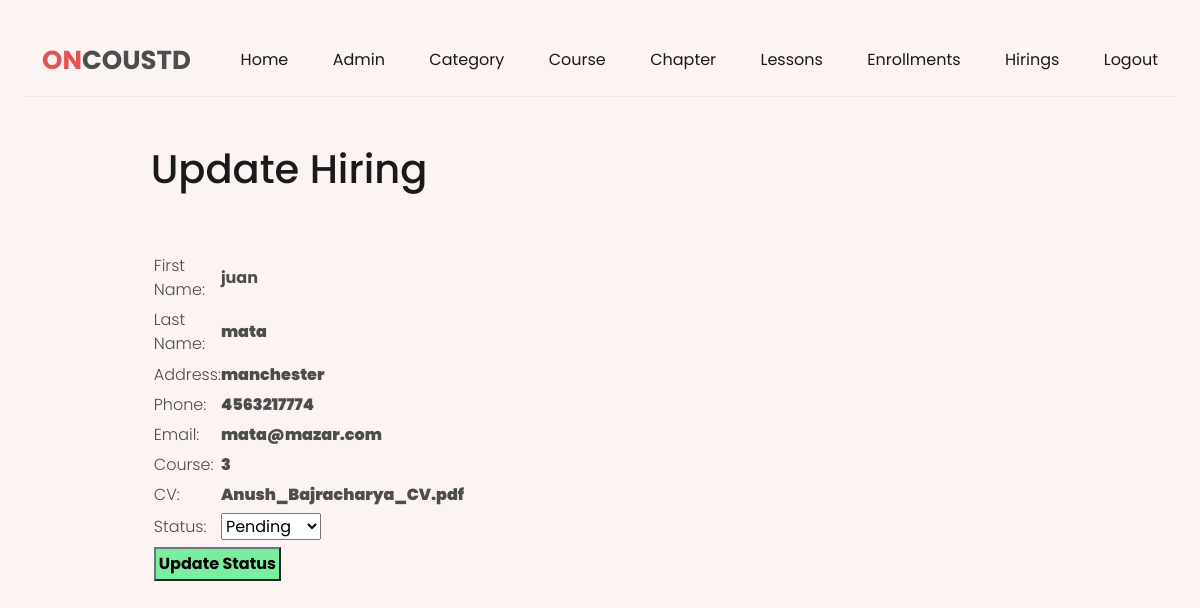
Screenshot of /admin/update-hire.php?id=1 (signed in) with the database file from the repository.
### tables this page shows
CREATE TABLE `tbl_instructor_enroll` (
  `id` int(11) NOT NULL,
  `first_name` varchar(200) NOT NULL,
  `last_name` varchar(200) NOT NULL,
  `address` varchar(200) NOT NULL,
  `phone` varchar(200) NOT NULL,
  `email` varchar(200) NOT NULL,
  `course` varchar(200) NOT NULL,
  `course_id` int(11) DEFAULT NULL,
  `cv` varchar(200) NOT NULL,
  `status` varchar(200) NOT NULL
);

### admin/update-hire.php (the view, shortened to what this page needs)
<?php include('admin-partials/header.php'); ?>
<div class="main-content">
	<div class="wrapper">
		<h1>Update Hiring</h1>
		<br>
		<br>
        <?php
        if (isset($_GET['id']))
         {
        	$id=$_GET['id'];
        	$sql="SELECT * FROM tbl_instructor_enroll WHERE id=$id";
        	$res=mysqli_query($conn,$sql);
        	$count=mysqli_num_rows($res);
        	if($count==1)
        	{
        		$row=mysqli_fetch_assoc($res);
        		$first_name = $row['first_name'];
                $last_name = $row['last_name'];
        		$address=$row['address'];
        		$phone=$row['phone'];
                $email=$row['email'];
        		$course=$row['course'];
                $cv = $row['cv'];
        		$status=$row['status'];
        	}
        	else
        	{
        		header('location:'.SITEURL.'admin/manage-hire.php');
        	}
        }
        else
        {
        	header('location:'.SITEURL.'admin/manage-hire.php');
        }
        ?>
		<form action="" method="POST">
			<table class="tbl-30">
				<tr>
					<td>First Name:</td>
					<td class="fw-bold"><?php echo $first_name; ?></td>
				</tr>
                <tr>
					<td>Last Name:</td>
					<td class="fw-bold"><b><?php echo $last_name; ?></b></td>
				</tr>
                <tr>
					<td>Address:</td>
					<td class="fw-bold"><b><?php echo $address; ?></b></td>
				</tr>
                <tr>
					<td>Phone:</td>
					<td class="fw-bold"><b><?php echo $phone; ?></b></td>
				</tr>
                <tr>
					<td>Email:</td>
					<td class="fw-bold"><b><?php echo $email; ?></b></td>
				</tr>
                <tr>
					<td>Course:</td>
					<td class="fw-bold"><b><?php echo $course; ?></b></td>
				</tr>
                <tr>
					<td>CV:</td>
					<td class="fw-bold"><b><?php echo $cv; ?></b></td>
				</tr>
				<tr>
					<td>Status:</td>
					<td>
						<select name="status">
							<option <?php if ($status=="Pending")
							{
								echo "selected";
							} ?> value="Pending">Pending</option>
						</select>
					</td>
				</tr>
				<tr>
					<td colspan="2">
						<input type="submit" name="submit" value="Update Status" class="btn-secondary">
					</td>
				</tr>
			</table>
		</form>
	</div>
</div>

### css/admin.css (style rules this page uses)
:root { --orange: hsl(36, 80%, 50%); --white: hsl(0, 0%, 100%); --WHITE: hsl(0, 0%, 100%); --BLACK: hsl(0, 0%, 0%); --black-90: hsl(0, 0%, 10%); --black-70: hsl(0, 0%, 30%); --black-alpha-40: hsl(0, 0%, 0%, 0.4); --yellow-light: hsl(44, 95%, 83%); --green-light: hsl(158, 68%, 75%); --red-light: hsl(0, 84%, 80%); --orange-light: hsl(22, 85%, 80%); --select-box-bg-color: hsl(0, 0%, 100%); --border-color-1: hsl(0, 0%, 90%); }
body { background-color: var(--body-bg-color); font-family: 'Poppins', sans-serif; font-size: 16px; font-weight: 300; color: var(--black-70); min-height: 100vh; overflow-x: hidden; }
h1,h2,h3,h4,h5 { color: var(--black-90); line-height: 1.3; }
.wrapper { width: 80%; margin: 0 auto; padding: 1%; }
.tbl-30 { width: 30%; }
table tr td { padding: 1%; }
.btn-secondary { background-color: #7bed9f; padding: 1%; color: black; text-decoration: none; font-weight: bold; }
.main-content { padding: 3% 0; }

### css/colors/color-1.css (style rules this page uses)
:root { --hue-value-1:0; --hue-value-2:230; --main-color: hsl(var(--hue-value-1),74%, 61%); --button-hover-color: hsl(var(--hue-value-1), 57%, 53%); --body-bg-color:hsl(var(--hue-value-1), 63%, 97%); --border-color-2:hsl(var(--hue-value-1), 40%,93%); --shadow: 0 0 10px hsl(var(--hue-value-1), 40% , 90%); --body-gradient-bg-color-1: hsla(var(--hue-value-1), 100%, 50%,0.2); --body-gradient-bg-color-2: hsla(var(--hue-value-2), 100%, 50%,0.2); --decoration-bg-color-1: hsl(var(--hue-value-1), 100%, 70%); --decoration-bg-color-2: hsl(var(--hue-value-2), 100%, 70%); }

### rows the page displays
tbl_instructor_enroll: first_name "juan", last_name "mata", address "manchester", phone "4563217774", email "mata@mazar.com", course "3", cv "Anush_Bajracharya_CV.pdf"
